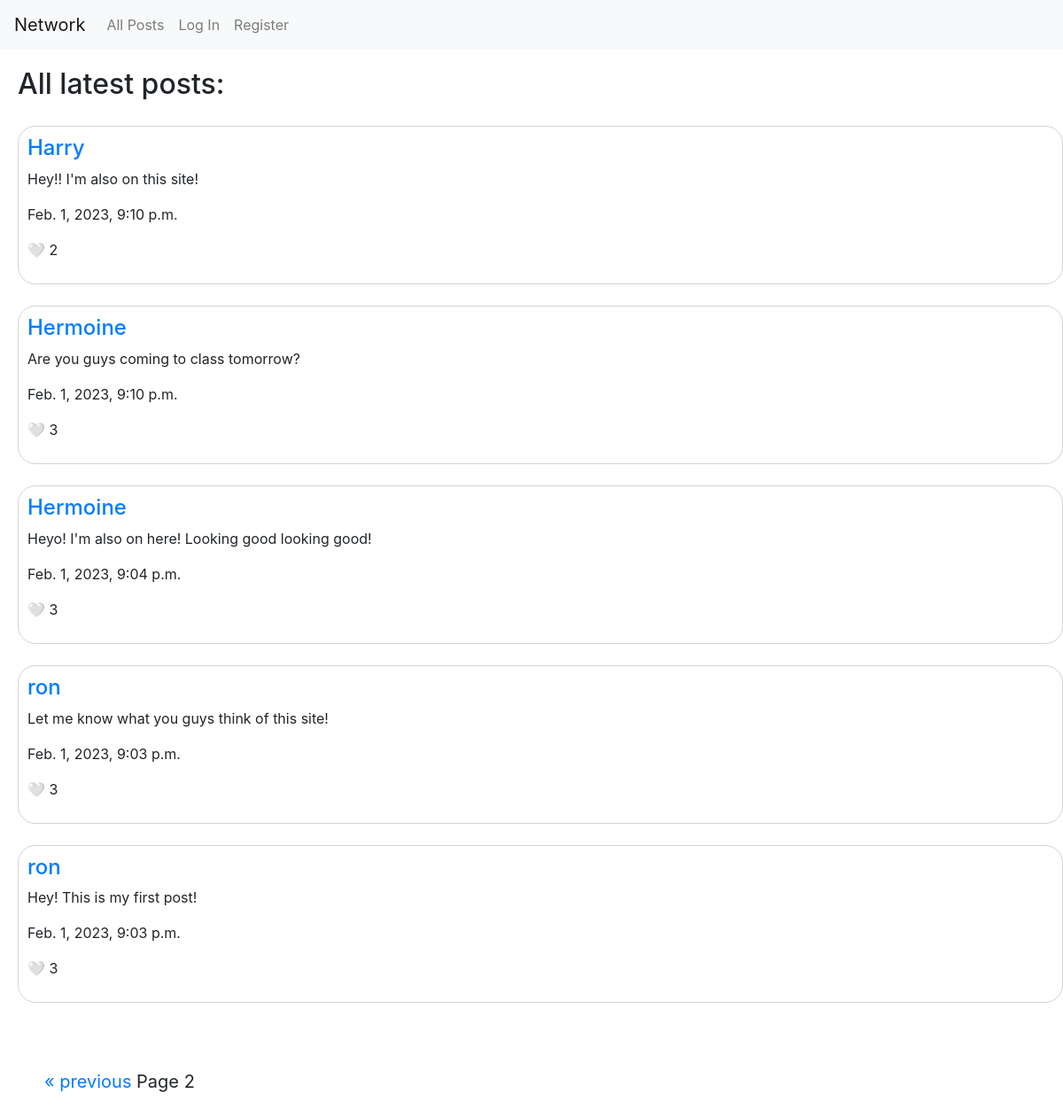
Screenshot of /?page=2 with the database file from the repository.
### network/models.py (models this page shows, shortened)
class Post(models.Model):
    user = models.ForeignKey(User, on_delete=models.CASCADE, related_name="posts")
    content = models.CharField(max_length=255)
    likes = models.IntegerField(default=0)
    liked_by = models.ManyToManyField(User, blank=True, related_name="liked")
    timestamp = models.DateTimeField(auto_now_add=True)

class User(AbstractUser):
    following = models.ManyToManyField("User", blank=True)

### network/views.py (the view, shortened to what this page needs)
# urls.py: path("", views.index, name="index"),
def index(request):
    posts = Post.objects.all()
    posts = posts.order_by("-timestamp").all()
    paginator = Paginator(posts, 10)
    page_number = request.GET.get('page')
    posts= paginator.get_page(page_number)
    return render(request, "network/index.html", {
        "posts": posts,
        "form": NewPostForm()
    })

### network/templates/network/index.html (shortened to what this page needs)
{% extends "network/layout.html" %}
{% block body %}
    <div class="header">
        <h2>All latest posts:</h2>
    </div>
    {% for post in posts %}
        <div class="post">
            <h4><a href="{% url 'view_profile' post.user.id %}">{{ post.user.username }}</a></h4>
            <div id="content-{{ post.id }}">
                <p>{{ post.content }}</p>
            </div>
            <p>{{ post.timestamp }}</p>
            {% if user.is_authenticated %}
                <p class="likes" data-post_id="{{ post.id }}"></p>
            {% else %}
                <p>&#129293; {{ post.likes }}</p>
            {% endif %}
        </div>
        <br>
    {% empty %}
        <h3 style="margin-left:40px">Sadly no posts have been made yet.</h3>
    {% endfor %}
    <div class="pagination">
        <span class="step-links">
            {% if posts.has_previous %}
                <a href="?page={{ posts.previous_page_number }}">&laquo; previous</a>
            {% endif %}
            <span class="current">
               Page {{ posts.number }}
            </span>
        </span>
    </div>
{% endblock %}

### network/static/network/styles.css (style rules this page uses)
.post { border: 1px solid lightgray; border-radius: 20px; margin-left:20px; padding: 10px; }
.header { padding: 20px; }
.pagination { padding:50px; font-size: 20px; }

### rows the page displays
Post: user.username "Harry", content "Hey!! I'm also on this site!", timestamp "Feb. 1, 2023, 9:10 p.m.", likes "2"
Post: user.username "Hermoine", content "Are you guys coming to class tomorrow?", timestamp "Feb. 1, 2023, 9:10 p.m.", likes "3"
Post: user.username "Hermoine", content "Heyo! I'm also on here! Looking good looking good!", timestamp "Feb. 1, 2023, 9:04 p.m.", likes "3"
Post: user.username "ron", content "Let me know what you guys think of this site!", timestamp "Feb. 1, 2023, 9:03 p.m.", likes "3"
Post: user.username "ron", content "Hey! This is my first post!", timestamp "Feb. 1, 2023, 9:03 p.m.", likes "3"

### other values shown
{{ posts.number }} "2"
